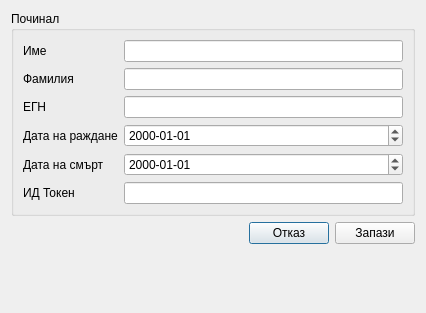
<?xml version="1.0" encoding="UTF-8"?>
<ui version="4.0">
 <class>DeceasedDialog</class>
 <widget class="QDialog" name="DeceasedDialog">
  <property name="geometry">
   <rect>
    <x>0</x>
    <y>0</y>
    <width>426</width>
    <height>313</height>
   </rect>
  </property>
  <property name="windowTitle">
   <string>Добавяне на починал</string>
  </property>
  <layout class="QVBoxLayout" name="verticalLayout">
   <item>
    <widget class="QGroupBox" name="groupBox_2">
     <property name="title">
      <string>Починал</string>
     </property>
     <layout class="QVBoxLayout" name="verticalLayout_3">
      <item>
       <layout class="QFormLayout" name="formLayout_5">
        <item row="1" column="0">
         <widget class="QLabel" name="label_8">
          <property name="text">
           <string>Име</string>
          </property>
          <property name="buddy">
           <cstring>dead_fname</cstring>
          </property>
         </widget>
        </item>
        <item row="1" column="1">
         <widget class="QLineEdit" name="dead_fname">
          <property name="enabled">
           <bool>true</bool>
          </property>
         </widget>
        </item>
        <item row="2" column="0">
         <widget class="QLabel" name="label_9">
          <property name="text">
           <string>Фамилия</string>
          </property>
          <property name="buddy">
           <cstring>dead_lname</cstring>
          </property>
         </widget>
        </item>
        <item row="2" column="1">
         <widget class="QLineEdit" name="dead_lname">
          <property name="enabled">
           <bool>true</bool>
          </property>
         </widget>
        </item>
        <item row="3" column="0">
         <widget class="QLabel" name="label_10">
          <property name="text">
           <string>ЕГН</string>
          </property>
          <property name="buddy">
           <cstring>dead_egn</cstring>
          </property>
         </widget>
        </item>
        <item row="3" column="1">
         <widget class="QLineEdit" name="dead_egn">
          <property name="enabled">
           <bool>true</bool>
          </property>
         </widget>
        </item>
        <item row="4" column="0">
         <widget class="QLabel" name="label_11">
          <property name="text">
           <string>Дата на раждане</string>
          </property>
          <property name="buddy">
           <cstring>dead_dob</cstring>
          </property>
         </widget>
        </item>
        <item row="4" column="1">
         <widget class="QDateEdit" name="dead_dob">
          <property name="enabled">
           <bool>true</bool>
          </property>
          <property name="wrapping">
           <bool>true</bool>
          </property>
          <property name="displayFormat">
           <string>yyyy-MM-dd</string>
          </property>
         </widget>
        </item>
        <item row="5" column="0">
         <widget class="QLabel" name="label_13">
          <property name="text">
           <string>Дата на смърт</string>
          </property>
          <property name="buddy">
           <cstring>dead_dod</cstring>
          </property>
         </widget>
        </item>
        <item row="5" column="1">
         <widget class="QDateEdit" name="dead_dod">
          <property name="enabled">
           <bool>true</bool>
          </property>
          <property name="wrapping">
           <bool>true</bool>
          </property>
          <property name="displayFormat">
           <string>yyyy-MM-dd</string>
          </property>
         </widget>
        </item>
        <item row="6" column="0">
         <widget class="QLabel" name="label">
          <property name="text">
           <string>ИД Токен </string>
          </property>
         </widget>
        </item>
        <item row="6" column="1">
         <widget class="QLineEdit" name="dead_token"/>
        </item>
       </layout>
      </item>
     </layout>
    </widget>
   </item>
   <item>
    <layout class="QHBoxLayout" name="horizontalLayout_3">
     <item>
      <spacer name="horizontalSpacer">
       <property name="orientation">
        <enum>Qt::Horizontal</enum>
       </property>
       <property name="sizeHint" stdset="0">
        <size>
         <width>40</width>
         <height>20</height>
        </size>
       </property>
      </spacer>
     </item>
     <item>
      <widget class="QPushButton" name="btn_cancel">
       <property name="text">
        <string>Отказ</string>
       </property>
      </widget>
     </item>
     <item>
      <widget class="QPushButton" name="btn_save">
       <property name="text">
        <string>Запази</string>
       </property>
      </widget>
     </item>
    </layout>
   </item>
   <item>
    <widget class="QLabel" name="lbl_status">
     <property name="text">
      <string/>
     </property>
    </widget>
   </item>
  </layout>
 </widget>
 <resources/>
 <connections/>
</ui>
